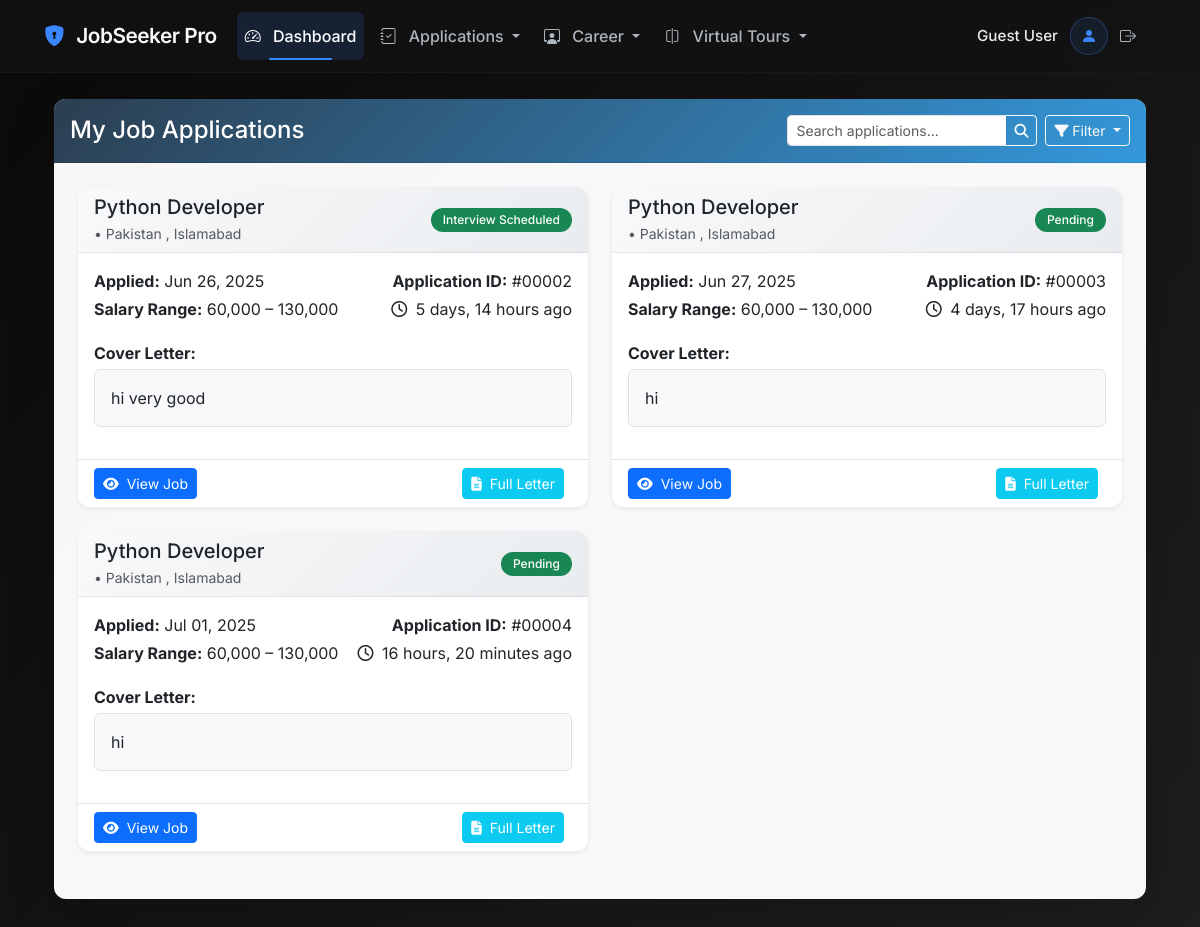
The app's page /applications/ with its own data.
### Job_App/models.py (models this page shows, shortened)
class JobApplication(models.Model):
    STATUS_CHOICES = [
        ('PENDING', 'Pending'),
        ('REVIEWED', 'Reviewed'),
        ('INTERVIEW_SCHEDULED', 'Interview Scheduled'),
        ('ACCEPTED', 'Accepted'),
        ('REJECTED', 'Rejected'),
    ]
    job = models.ForeignKey(Job, on_delete=models.CASCADE, related_name='applications')
    applicant = models.ForeignKey(User, on_delete=models.CASCADE, related_name='job_applications')
    application_date = models.DateTimeField(auto_now_add=True)
    cover_letter = models.TextField(blank=True)
    status = models.CharField(max_length=20, choices=STATUS_CHOICES, default='PENDING')
    resume = models.FileField(upload_to='application_resumes/')

class Job(models.Model):
    JOB_TYPE_CHOICES = [
        ('FULL_TIME', 'Full Time'),
        ('PART_TIME', 'Part Time'),
        ('CONTRACT', 'Contract'),
        ('INTERNSHIP', 'Internship'),
        ('REMOTE', 'Remote'),
    ]
    title = models.CharField(max_length=100)
    description = models.TextField()
    company = models.ForeignKey(Company, on_delete=models.CASCADE, related_name='jobs')
    location = models.CharField(max_length=100)
    skills_required = models.ManyToManyField(Skill)
    job_type = models.CharField(max_length=20, choices=JOB_TYPE_CHOICES)
    salary_range = models.CharField(max_length=100, blank=True)
    posted_by = models.ForeignKey(User, on_delete=models.CASCADE, related_name='posted_jobs')
    posted_date = models.DateTimeField(auto_now_add=True)
    expiration_date = models.DateField()
    is_active = models.BooleanField(default=True)

### Job_App/views.py (the view)
# urls.py: path('applications/',my_view.job_application_list, name='job_application_list'),
def job_application_list(request):
    applications = JobApplication.objects.select_related('job', 'applicant').all()
    users=User.objects.filter(role='JOB_SEEKER')
    admin_qs     = User.objects.filter(role='ADMIN')
    employee_qs  = User.objects.filter(role='EMPLOYER')
    jobseeker_qs = User.objects.filter(role='JOB_SEEKER')
    applications = JobApplication.objects.select_related('job', 'applicant').all()
    context={
        'total_admin':     admin_qs.count(),     # ints only
        'total_employee':  employee_qs.count(),
        'total_jobseeker': jobseeker_qs.count(),
        'users':users,
        'applications': applications,
        'total_applications':applications.count(),
    }
    return render(request, 'JobSeeker/View_All_Application.html',context)

### templates/JobSeeker/View_All_Application.html (shortened to what this page needs)
{% extends 'JobSeeker/base.html' %}
{% load static %}
{% block content %}
<div class="container-fluid py-4" style="margin-top: -70px;">
    <div class="row mb-4">
        <div class="col-12">
            <div class="card shadow-lg border-0 rounded-lg" style="background-color: rgba(255, 255, 255, 0.97);">
                <div class="card-header text-white py-3" style="background: linear-gradient(135deg, #2c3e50 0%, #3498db 100%);">
                    <div class="d-flex justify-content-between align-items-center">
                        <h4 class="mb-0">My Job Applications</h4>
                        <div class="d-flex">
                            <div class="input-group input-group-sm" style="width: 250px;">
                                <input type="text" id="searchInput" class="form-control" placeholder="Search applications...">
                                <button class="btn btn-outline-light" type="button" id="searchButton">
                                    <i class="fas fa-search"></i>
                                </button>
                            </div>
                            <div class="dropdown ms-2">
                                <button class="btn btn-outline-light btn-sm dropdown-toggle" type="button" id="filterDropdown" data-bs-toggle="dropdown" aria-expanded="false">
                                    <i class="fas fa-filter"></i> Filter
                                </button>
                            </div>
                        </div>
                    </div>
                </div>
                <div class="card-body p-4">
                    {% if applications %}
                    <div class="row" id="applicationsContainer">
                        {% for app in applications %}
                        <div class="col-lg-6 mb-4 application-card" data-status="{{ app.status|lower }}" data-id="{{ app.id }}">
                            <div class="card h-100 border-0 shadow-sm hover-effect">
                                <div class="card-header d-flex justify-content-between align-items-center"
                                     style="background: linear-gradient(135deg, #f8f9fa 0%, #e9ecef 100%);">
                                    <div>
                                        <h5 class="mb-1">{{ app.job.title }}</h5>
                                        <p class="mb-0 text-muted small">{{ app.job.company_name }} • {{ app.job.location }}</p>
                                    </div>
                                    <span class="badge rounded-pill
                                        {% if app.status == 'pending' %}bg-warning text-dark
                                        {% elif app.status == 'reviewed' %}bg-info text-white
                                        {% elif app.status == 'rejected' %}bg-danger text-white
                                        {% else %}bg-success text-white{% endif %}">
                                        {{ app.get_status_display }}
                                    </span>
                                </div>
                                <div class="card-body">
                                    <div class="d-flex justify-content-between mb-3">
                                        <div>
                                            <p class="mb-1"><strong>Applied:</strong> <span class="text-dark">{{ app.application_date|date:"M d, Y" }}</span></p>
                                            <p class="mb-1"><strong>Salary Range:</strong> <span class="text-dark">{{ app.job.salary_range }}</span></p>
                                        </div>
                                        <div class="text-end">
                                            <p class="mb-1"><strong>Application ID:</strong> <span class="text-dark">#{{ app.id|stringformat:"05d" }}</span></p>
                                            <p class="mb-0"><i class="far fa-clock me-1"></i> <span class="text-dark">{{ app.application_date|timesince }} ago</span></p>
                                        </div>
                                    </div>
                                    <div class="mb-3">
                                        <p class="mb-1"><strong>Cover Letter:</strong></p>
                                        <div class="p-3 bg-light rounded border" style="max-height: 100px; overflow: auto;">
                                            {% if app.cover_letter %}
                                                <p class="mb-0 text-dark">{{ app.cover_letter }}</p>
                                            {% else %}
                                                <span class="text-muted">No cover letter provided</span>
                                            {% endif %}
                                        </div>
                                    </div>
                                </div>
                                <div class="card-footer bg-transparent border-top d-flex justify-content-between">
                                    <button class="btn btn-sm btn-primary view-job-btn"
                                            data-job-id="{{ app.job.id }}"
                                            data-job-title="{{ app.job.title }}"
                                            data-job-description="{{ app.job.description }}"
                                            data-job-company="{{ app.job.company_name }}"
                                            data-job-location="{{ app.job.location }}"
                                            data-job-salary="{{ app.job.salary_range }}"
                                            data-app-date="{{ app.application_date|date:'M d, Y' }}">
                                        <i class="fas fa-eye me-1"></i> View Job
                                    </button>
                                    <div>
                                        {% if app.cover_letter %}
                                        <button class="btn btn-sm btn-info text-white view-letter-btn me-2"
                                                data-letter="{{ app.cover_letter }}">
                                            <i class="fas fa-file-alt me-1"></i> Full Letter
                                        </button>
                                        {% endif %}
                                    </div>
                                </div>
                            </div>
                        </div>
                        {% endfor %}
                    </div>
                    {% endif %}
                </div>
            </div>
        </div>
    </div>
</div>
{% endblock %}

### templates/JobSeeker/nav.html (style rules this page uses)
:root { --primary-500: #3a86ff; --primary-400: #2667cc; --primary-300: #1a4d99; --dark-900: #0a0a0a; --dark-800: #121212; --dark-700: #1e1e1e; --dark-600: #2d2d2d; --light-100: #f8f9fa; --light-200: #e9ecef; --light-300: #adb5bd; --accent-green: #4cc9f0; --accent-red: #f72585; --radius-md: 6px; --transition: all 0.25s ease; }
body { font-family: 'Inter', -apple-system, BlinkMacSystemFont, sans-serif; background: linear-gradient(135deg, var(--dark-900) 0%, var(--dark-700) 100%); color: var(--light-200); margin: 0; padding: 0; min-height: 100vh; }

### templates/JobSeeker/View_All_Application.html (style rules this page uses)
body { background-color: #f5f7fa; }
.card { transition: all 0.3s ease; border-radius: 12px; overflow: hidden; background-color: rgba(255, 255, 255, 0.98); border: 1px solid rgba(0,0,0,0.08); }
.card-header { border-bottom: 1px solid rgba(0,0,0,0.08); }
.badge { font-weight: 500; padding: 6px 12px; }
.text-dark { color: #212529 !important; }

### records on screen
JobApplication: job "Python Developer", job.location "Pakistan , Islamabad", status "Interview Scheduled", application_date "Jun 26, 2025", job.salary_range "60,000 – 130,000", id "00002", application_date "5 days, 14 hours", cover_letter "hi very good"
JobApplication: job "Python Developer", job.location "Pakistan , Islamabad", status "Pending", application_date "Jun 27, 2025", job.salary_range "60,000 – 130,000", id "00003", application_date "4 days, 17 hours", cover_letter "hi"
JobApplication: job "Python Developer", job.location "Pakistan , Islamabad", status "Pending", application_date "Jul 01, 2025", job.salary_range "60,000 – 130,000", id "00004", application_date "16 hours, 20 minutes", cover_letter "hi"
